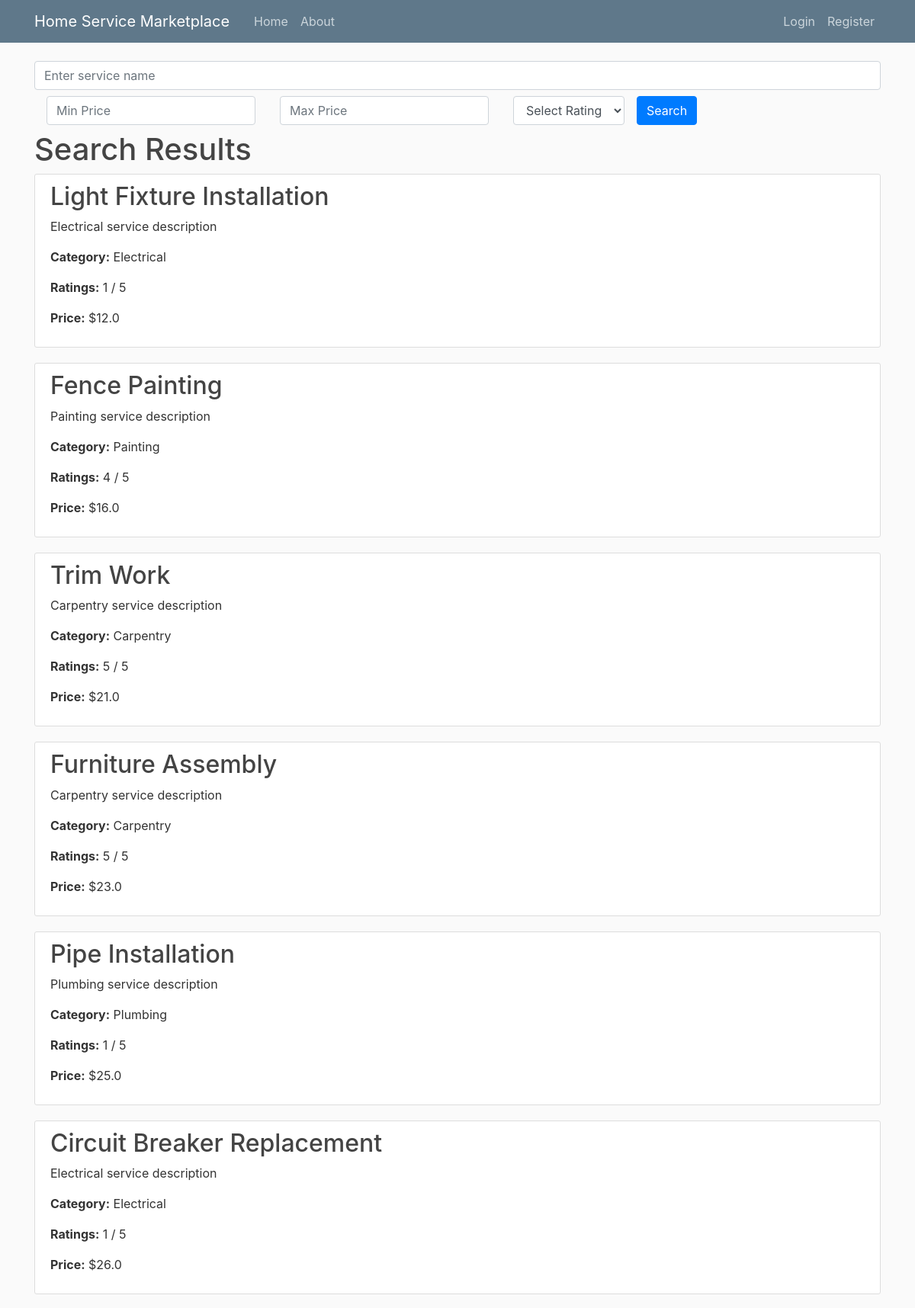
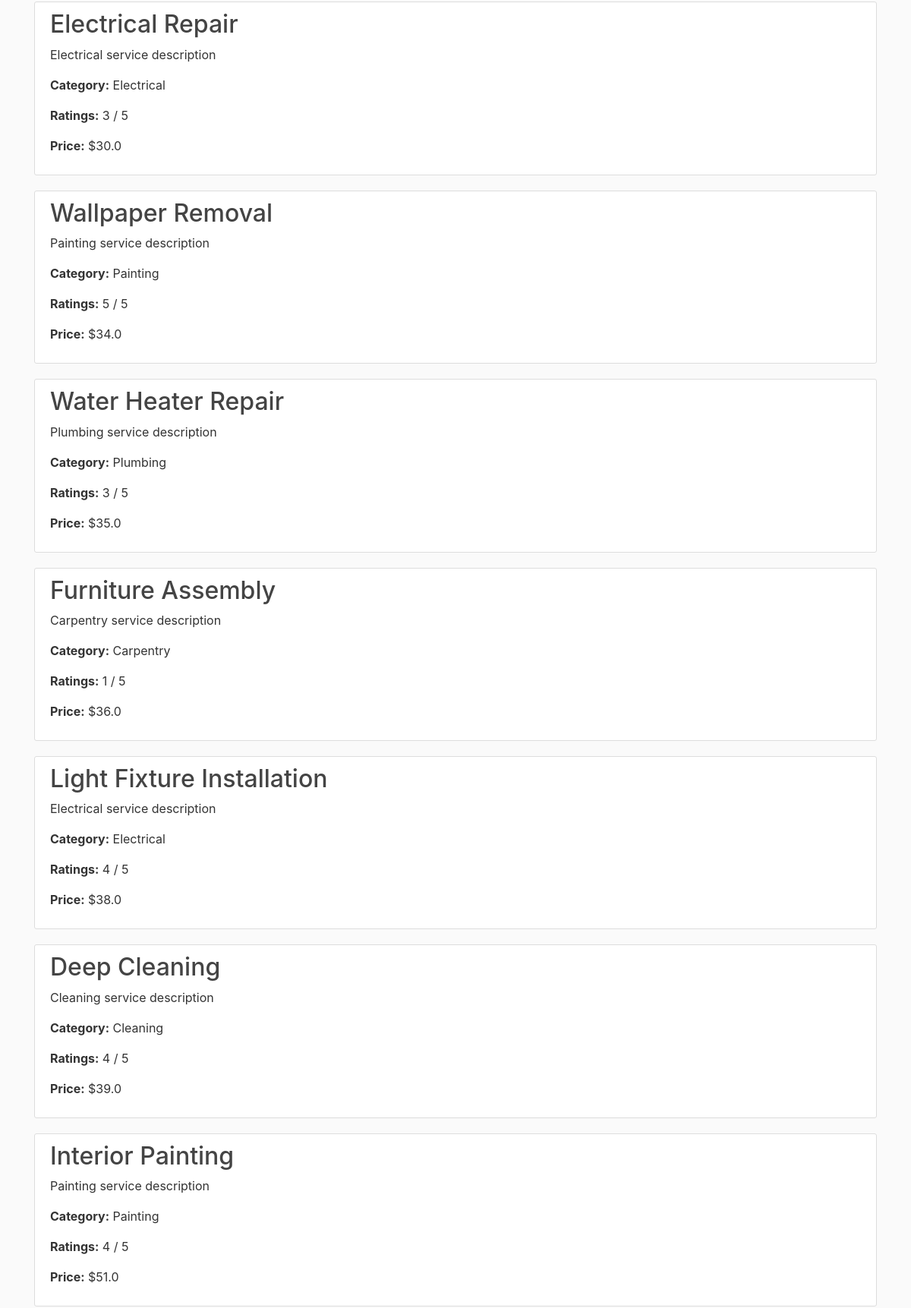
/search_result (upper part), run on the app's committed database (2 pictures, top to bottom).
### flaskapp/models.py (models this page shows, shortened)
class Service(db.Model):
    id = db.Column(db.Integer, primary_key=True)
    title = db.Column(db.String(100), nullable=False)
    description = db.Column(db.Text, nullable=False)
    date_posted = db.Column(db.DateTime, nullable=False, default=datetime.utcnow)
    user_id = db.Column(db.Integer, db.ForeignKey('user.id'), nullable=False)
    provider_id = db.Column(db.Integer, db.ForeignKey('service_provider.id'), nullable=False)
    ratings = db.Column(db.Integer, nullable=False)
    category_id = db.Column(db.Integer, db.ForeignKey('category.id'), nullable=False)
    duration = db.Column(db.Integer, nullable=False)
    ser_price = db.Column(db.Float, nullable=False)
    orders = db.relationship('Order', backref='linked_service', lazy=True)

class Category(db.Model):
    id = db.Column(db.Integer, primary_key=True)
    name = db.Column(db.String(50), unique=True, nullable=False)
    services = db.relationship('Service', backref='category', lazy=True)

### flaskapp/routes.py (the view)
@app.route('/search_result', methods=['GET'])
def search_result():
    query = request.args.get('query', '').split()
    min_price = request.args.get('min_price', type=float)
    max_price = request.args.get('max_price', type=float)
    rating = request.args.get('rating', type=int) or 0
    results = Service.query.join(ServiceProvider).filter(ServiceProvider.verified == True)  # Only show verified providers
    if query:
        filters = [Service.title.ilike(f"%{word}%") for word in query]
        results = results.filter(or_(*filters))
    if min_price is not None:
        results = results.filter(Service.ser_price >= min_price)
    if max_price is not None:
        results = results.filter(Service.ser_price <= max_price)
    if rating >= 0 and rating <=5:
        results = results.filter(Service.ratings >= rating)
    results = results.order_by(Service.ser_price.asc(), Service.ratings.desc()).all()
    return render_template('search_results.html', result=results)

### flaskapp/templates/search_results.html (shortened to what this page needs)
{% extends "layout.html" %}
{% block search %}
<form action="{{ url_for('search_result') }}" method="GET" class="form-inline my-2 my-lg-0 w-100">
  <div class="form-group w-100 mb-2">
    <input
      type="text"
      id="query"
      name="query"
      class="form-control w-100"
      placeholder="Enter service name"
    />
  </div>
  <div class="form-group mx-sm-3 mb-2">
    <input
      type="number"
      id="min_price"
      name="min_price"
      class="form-control"
      placeholder="Min Price"
      step="0.01"
    />
  </div>
  <div class="form-group mx-sm-3 mb-2">
    <input
      type="number"
      id="max_price"
      name="max_price"
      class="form-control"
      placeholder="Max Price"
      step="0.01"
    />
  </div>
  <div class="form-group mx-sm-3 mb-2">
    <select id="rating" name="rating" class="form-control">
      <option value="">Select Rating</option>
    </select>
  </div>
  <button type="submit" class="btn btn-primary mb-2">Search</button>
</form>
{% endblock %}
{% block result %}
<h1>Search Results</h1>
{% if result %}
<ul>
    {% for result in result %}
    <li>
      <article class="media content-section">
        <div class="media-body">
          <h2>
            <a
              class="article-title"
              href="{{ url_for('servicedetails', service_id = result.id) }}"
              >{{ result.title }}</a
            >
          </h2>
          <p class="article-content">{{ result.description }}</p>
          <p><strong>Category:</strong> {{ result.category.name }}</p>
          <p><strong>Ratings:</strong> {{ result.ratings }} / 5</p>
          <p><strong>Price:</strong> ${{ result.ser_price }}</p>
        </div>
      </article>
    </li>
    {% endfor %}
</ul>
{% else %}
<h2>No results found</h2>
{% endif %}
{% endblock result %}

### flaskapp/static/main.css (style rules this page uses)
body { background: #fafafa; color: #333333; margin-top: 5rem; }
h1, h2, h3, h4, h5, h6 { color: #444444; }
.content-section { background: #ffffff; padding: 10px 20px; border: 1px solid #dddddd; border-radius: 3px; margin-bottom: 20px; }
.article-title { color: #444444; }
.article-content { white-space: pre-line; }

### flaskapp/templates/layout.html (style rules this page uses)
ul { list-style-type: none; padding: 0; margin: 0; }

### data on the page
Service: title "Light Fixture Installation", description "Electrical service description", category.name "Electrical", ratings "1", ser_price "12.0"
Service: title "Fence Painting", description "Painting service description", category.name "Painting", ratings "4", ser_price "16.0"
Service: title "Trim Work", description "Carpentry service description", category.name "Carpentry", ratings "5", ser_price "21.0"
Service: title "Furniture Assembly", description "Carpentry service description", category.name "Carpentry", ratings "5", ser_price "23.0"
Service: title "Pipe Installation", description "Plumbing service description", category.name "Plumbing", ratings "1", ser_price "25.0"
Service: title "Circuit Breaker Replacement", description "Electrical service description", category.name "Electrical", ratings "1", ser_price "26.0"
Service: title "Electrical Repair", description "Electrical service description", category.name "Electrical", ratings "3", ser_price "30.0"
Service: title "Wallpaper Removal", description "Painting service description", category.name "Painting", ratings "5", ser_price "34.0"
Service: title "Water Heater Repair", description "Plumbing service description", category.name "Plumbing", ratings "3", ser_price "35.0"
Service: title "Furniture Assembly", description "Carpentry service description", category.name "Carpentry", ratings "1", ser_price "36.0"
Service: title "Light Fixture Installation", description "Electrical service description", category.name "Electrical", ratings "4", ser_price "38.0"
Service: title "Deep Cleaning", description "Cleaning service description", category.name "Cleaning", ratings "4", ser_price "39.0"
Service: title "Interior Painting", description "Painting service description", category.name "Painting", ratings "4", ser_price "51.0"
